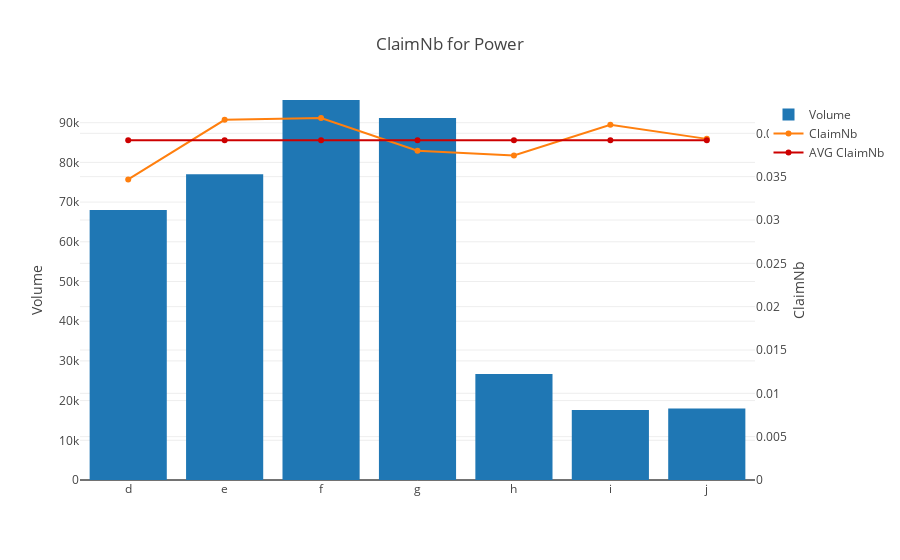
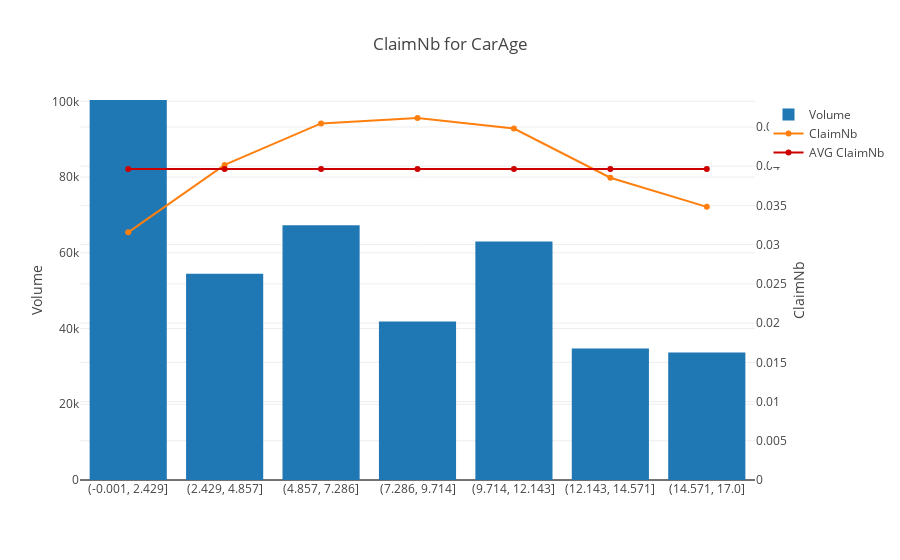
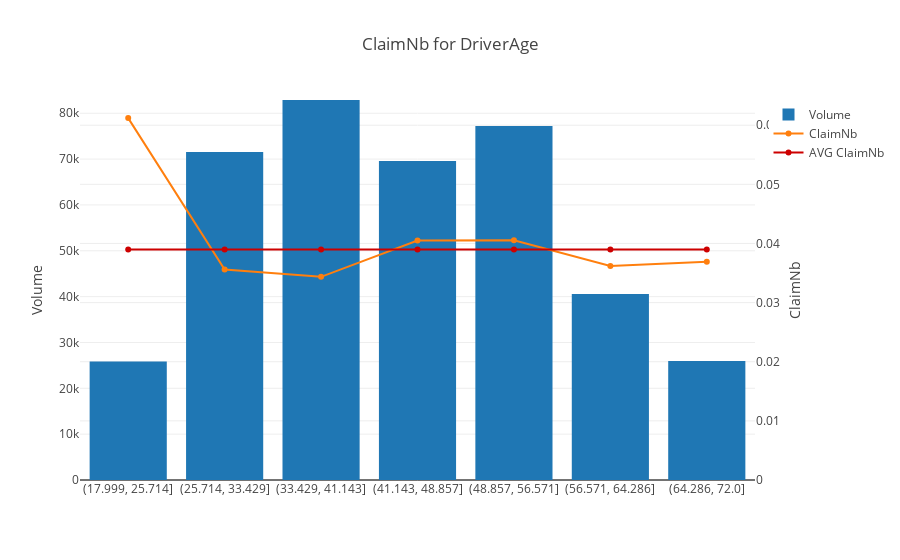
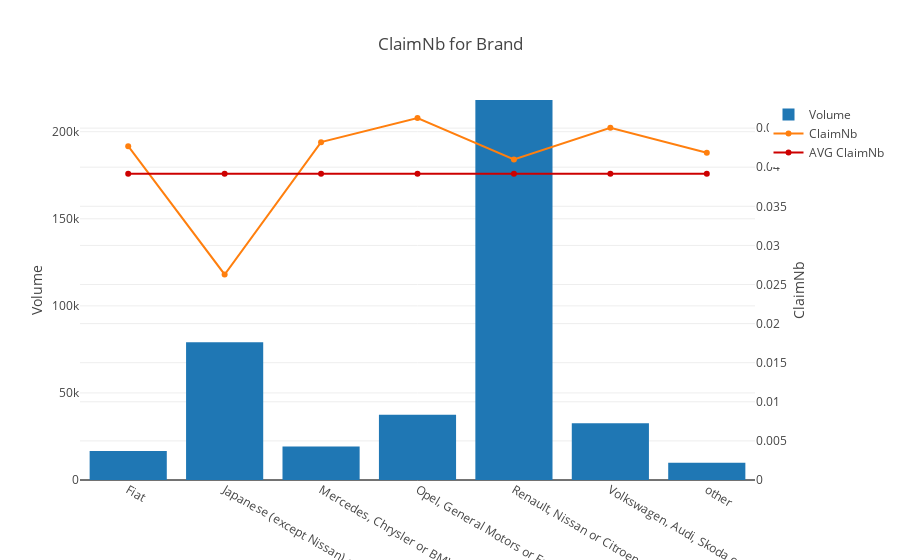

The cell these charts' notebook holds for them, in order:
### Markdown cell above
#### Feature behaviour versus frequency

### Code cell
for feat in features:
    py.iplot(libafi.output_graph_update(feat, [0, 95], 7, flat_data, freq_target))

### Figure 1 — Plotly figure (JSON) as saved in the notebook; plotly's stock layout.template omitted (floating-point values rounded to 4 significant figures)
{"data": [{"name": "Volume", "type": "bar", "uid": "443e9117-45d7-4d4f-81a9-61d4a3070762", "x": ["d", "e", "f", "g", "h", "i", "j"], "y": [68014, 77022, 95718, 91198, 26698, 17616, 18038]}, {"name": "ClaimNb", "type": "scatter", "uid": "0466c25f-febb-4655-8591-cd7cf5434145", "x": ["d", "e", "f", "g", "h", "i", "j"], "y": [0.03468, 0.04156, 0.04176, 0.03798, 0.03746, 0.04099, 0.03936], "yaxis": "y2"}, {"line": {"color": "rgb(205, 0, 0)"}, "name": "AVG ClaimNb", "type": "scatter", "uid": "952883e3-5bdb-4b7b-9d85-e5a0954b101e", "x": ["d", "e", "f", "g", "h", "i", "j"], "y": [0.03919, 0.03919, 0.03919, 0.03919, 0.03919, 0.03919, 0.03919], "yaxis": "y2"}], "layout": {"title": {"text": "ClaimNb for Power"}, "yaxis": {"range": [0, 95718], "title": {"text": "Volume"}}, "yaxis2": {"overlaying": "y", "range": [0, 0.04385], "side": "right", "title": {"text": "ClaimNb"}}}}

### Figure 2 — Plotly figure (JSON) as saved in the notebook; plotly's stock layout.template omitted (floating-point values rounded to 4 significant figures)
{"data": [{"name": "Volume", "type": "bar", "uid": "0c63de3f-691e-4e55-99cd-98ef87b8409b", "x": ["(-0.001, 2.429]", "(2.429, 4.857]", "(4.857, 7.286]", "(7.286, 9.714]", "(9.714, 12.143]", "(12.143, 14.571]", "(14.571, 17.0]"], "y": [100354, 54445, 67244, 41833, 62992, 34727, 33658]}, {"name": "ClaimNb", "type": "scatter", "uid": "e94e68ca-d715-49b5-887f-8d1464865a1a", "x": ["(-0.001, 2.429]", "(2.429, 4.857]", "(4.857, 7.286]", "(7.286, 9.714]", "(9.714, 12.143]", "(12.143, 14.571]", "(14.571, 17.0]"], "y": [0.03157, 0.04017, 0.04546, 0.04614, 0.0448, 0.03853, 0.03482], "yaxis": "y2"}, {"line": {"color": "rgb(205, 0, 0)"}, "name": "AVG ClaimNb", "type": "scatter", "uid": "36ca64e5-f94d-4c4e-951a-45f49c4c7d6b", "x": ["(-0.001, 2.429]", "(2.429, 4.857]", "(4.857, 7.286]", "(7.286, 9.714]", "(9.714, 12.143]", "(12.143, 14.571]", "(14.571, 17.0]"], "y": [0.03966, 0.03966, 0.03966, 0.03966, 0.03966, 0.03966, 0.03966], "yaxis": "y2"}], "layout": {"title": {"text": "ClaimNb for CarAge"}, "yaxis": {"range": [0, 100354], "title": {"text": "Volume"}}, "yaxis2": {"overlaying": "y", "range": [0, 0.04844], "side": "right", "title": {"text": "ClaimNb"}}}}

### Figure 3 — Plotly figure (JSON) as saved in the notebook; plotly's stock layout.template omitted (floating-point values rounded to 4 significant figures)
{"data": [{"name": "Volume", "type": "bar", "uid": "54bf6830-9417-4e53-8291-1cebce2285cd", "x": ["(17.999, 25.714]", "(25.714, 33.429]", "(33.429, 41.143]", "(41.143, 48.857]", "(48.857, 56.571]", "(56.571, 64.286]", "(64.286, 72.0]"], "y": [25863, 71546, 82891, 69601, 77208, 40590, 25933]}, {"name": "ClaimNb", "type": "scatter", "uid": "909ea253-d099-4b25-b410-454470446530", "x": ["(17.999, 25.714]", "(25.714, 33.429]", "(33.429, 41.143]", "(41.143, 48.857]", "(48.857, 56.571]", "(56.571, 64.286]", "(64.286, 72.0]"], "y": [0.06121, 0.0356, 0.03436, 0.04049, 0.04055, 0.03619, 0.0369], "yaxis": "y2"}, {"line": {"color": "rgb(205, 0, 0)"}, "name": "AVG ClaimNb", "type": "scatter", "uid": "cb7eef47-181a-495d-b492-386aa4fb535f", "x": ["(17.999, 25.714]", "(25.714, 33.429]", "(33.429, 41.143]", "(41.143, 48.857]", "(48.857, 56.571]", "(56.571, 64.286]", "(64.286, 72.0]"], "y": [0.039, 0.039, 0.039, 0.039, 0.039, 0.039, 0.039], "yaxis": "y2"}], "layout": {"title": {"text": "ClaimNb for DriverAge"}, "yaxis": {"range": [0, 82891], "title": {"text": "Volume"}}, "yaxis2": {"overlaying": "y", "range": [0, 0.06427], "side": "right", "title": {"text": "ClaimNb"}}}}

### Figure 4 — Plotly figure (JSON) as saved in the notebook; plotly's stock layout.template omitted (floating-point values rounded to 4 significant figures)
{"data": [{"name": "Volume", "type": "bar", "uid": "3ef6fb69-9fa8-44a6-a85d-b1f23d1628e2", "x": ["Fiat", "Japanese (except Nissan) or Korean", "Mercedes, Chrysler or BMW", "Opel, General Motors or Ford", "Renault, Nissan or Citroen", "Volkswagen, Audi, Skoda or Seat", "other"], "y": [16723, 79060, 19280, 37402, 218200, 32638, 9866]}, {"name": "ClaimNb", "type": "scatter", "uid": "cd9ed8ae-9a9f-4e19-aa6e-fe9e0a4992cb", "x": ["Fiat", "Japanese (except Nissan) or Korean", "Mercedes, Chrysler or BMW", "Opel, General Motors or Ford", "Renault, Nissan or Citroen", "Volkswagen, Audi, Skoda or Seat", "other"], "y": [0.0427, 0.02628, 0.04321, 0.04628, 0.04098, 0.04504, 0.04186], "yaxis": "y2"}, {"line": {"color": "rgb(205, 0, 0)"}, "name": "AVG ClaimNb", "type": "scatter", "uid": "f4fc6404-ddc0-48e2-8727-bb804ccc5e8b", "x": ["Fiat", "Japanese (except Nissan) or Korean", "Mercedes, Chrysler or BMW", "Opel, General Motors or Ford", "Renault, Nissan or Citroen", "Volkswagen, Audi, Skoda or Seat", "other"], "y": [0.03916, 0.03916, 0.03916, 0.03916, 0.03916, 0.03916, 0.03916], "yaxis": "y2"}], "layout": {"title": {"text": "ClaimNb for Brand"}, "yaxis": {"range": [0, 218200], "title": {"text": "Volume"}}, "yaxis2": {"overlaying": "y", "range": [0, 0.04859], "side": "right", "title": {"text": "ClaimNb"}}}}
